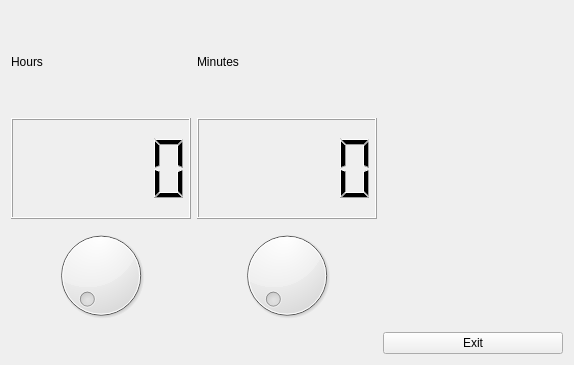
<?xml version="1.0" encoding="UTF-8"?>
<ui version="4.0">
 <class>Form</class>
 <widget class="QWidget" name="Form">
  <property name="geometry">
   <rect>
    <x>0</x>
    <y>0</y>
    <width>574</width>
    <height>365</height>
   </rect>
  </property>
  <property name="windowTitle">
   <string>Form</string>
  </property>
  <layout class="QGridLayout" name="gridLayout">
   <item row="1" column="1">
    <widget class="QLCDNumber" name="lcdMinutes"/>
   </item>
   <item row="0" column="1">
    <widget class="QLabel" name="label_2">
     <property name="text">
      <string>Minutes</string>
     </property>
    </widget>
   </item>
   <item row="1" column="0">
    <widget class="QLCDNumber" name="lcdHour"/>
   </item>
   <item row="2" column="1">
    <widget class="QDial" name="dialMinutes">
     <property name="maximum">
      <number>59</number>
     </property>
    </widget>
   </item>
   <item row="0" column="0">
    <widget class="QLabel" name="label">
     <property name="text">
      <string>Hours</string>
     </property>
    </widget>
   </item>
   <item row="2" column="0">
    <widget class="QDial" name="dialHours">
     <property name="maximum">
      <number>23</number>
     </property>
    </widget>
   </item>
   <item row="3" column="2">
    <widget class="QPushButton" name="buttonExit">
     <property name="text">
      <string>Exit</string>
     </property>
    </widget>
   </item>
  </layout>
 </widget>
 <resources/>
 <connections>
  <connection>
   <sender>buttonExit</sender>
   <signal>clicked()</signal>
   <receiver>Form</receiver>
   <slot>close()</slot>
   <hints>
    <hint type="sourcelabel">
     <x>451</x>
     <y>344</y>
    </hint>
    <hint type="destinationlabel">
     <x>520</x>
     <y>267</y>
    </hint>
   </hints>
  </connection>
  <connection>
   <sender>dialMinutes</sender>
   <signal>valueChanged(int)</signal>
   <receiver>lcdMinutes</receiver>
   <slot>display(int)</slot>
   <hints>
    <hint type="sourcelabel">
     <x>285</x>
     <y>288</y>
    </hint>
    <hint type="destinationlabel">
     <x>304</x>
     <y>174</y>
    </hint>
   </hints>
  </connection>
  <connection>
   <sender>dialHours</sender>
   <signal>valueChanged(int)</signal>
   <receiver>lcdHour</receiver>
   <slot>display(int)</slot>
   <hints>
    <hint type="sourcelabel">
     <x>128</x>
     <y>285</y>
    </hint>
    <hint type="destinationlabel">
     <x>138</x>
     <y>149</y>
    </hint>
   </hints>
  </connection>
 </connections>
</ui>
